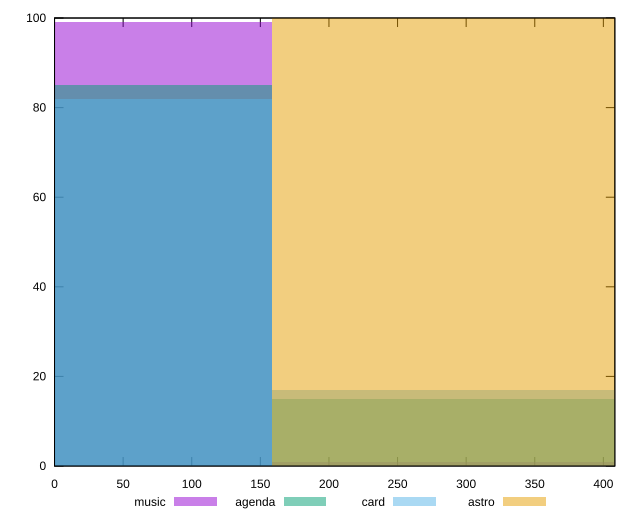

The script that saved this image:
reset

$music <<EOF
0 99
317.5817994747047 1
EOF

$agenda <<EOF
317.5817994747047 15
0 85
EOF

$card <<EOF
0 82
317.5817994747047 17
EOF

$astro <<EOF
317.5817994747047 100
EOF

set key outside below
set boxwidth 317.5817994747047
set xrange [0:408.35]
set yrange [0:100]
set trange [0:100]
set style fill transparent solid 0.5 noborder
set terminal svg size 640, 520 enhanced background rgb 'white'
set output "report/report_00029_2021-02-24T13-36-40.390Z/uses-rel-preconnect/comparison/histogram/all_raw.svg"

plot $music title "music" with boxes, \
     $agenda title "agenda" with boxes, \
     $card title "card" with boxes, \
     $astro title "astro" with boxes

reset
